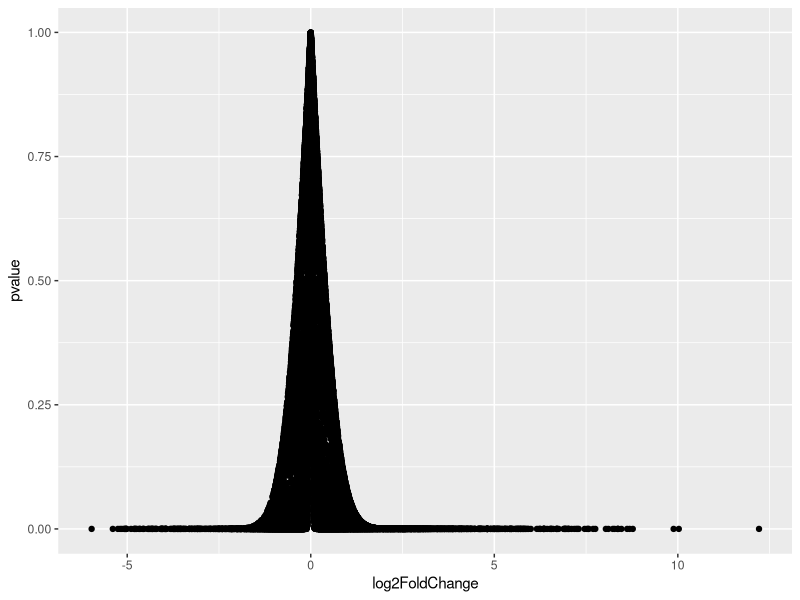

Here is the R script that generated this plot: (Note: this script raises an error after producing the figure.)
#https://biocorecrg.github.io/CRG_RIntroduction/volcano-plots.html

library("ggplot2")
library(ggrepel)

## DGE_MCI_RBL2_all_Volcano #

# The basic scatter plot: x is "log2FoldChange", y is "pvalue"
read.csv("DGE_MCI_RBL2_all.csv")
de<- read.csv("DGE_MCI_RBL2_all.csv")
ggplot(data=de, aes(x=log2FoldChange, y=pvalue)) + geom_point()
# Convert directly in the aes()
p <- ggplot(data=de, aes(x=log2FoldChange, y=-log10(pvalue))) + geom_point()
# Add more simple "theme"
p <- ggplot(data=de, aes(x=log2FoldChange, y=-log10(pvalue))) + geom_point() + theme_minimal()
# Add vertical lines for log2FoldChange thresholds, and one horizontal line for the p-value threshold 
p2 <- p + geom_vline(xintercept=c(-2.0, 2.0), col="red") +
  geom_hline(yintercept=-log10(0.05), col="red")

# The significantly differentially expressed genes are the ones found in the upper-left and upper-right corners.
# Add a column to the data frame to specify if they are UP- or DOWN- regulated (log2FoldChange respectively positive or negative)

# add a column of NAs
de$diffexpressed <- "NO"
# if log2Foldchange > 2.0 and pvalue < 0.05, set as "UP" 
de$diffexpressed[de$log2FoldChange > 2.0 & de$pvalue < 0.05] <- "UP"
# if log2Foldchange < -2.0 and pvalue < 0.05, set as "DOWN"
de$diffexpressed[de$log2FoldChange < -2.0 & de$pvalue < 0.05] <- "DOWN"

# Re-plot but this time color the points with "diffexpressed"
p <- ggplot(data=de, aes(x=log2FoldChange, y=-log10(pvalue), col=diffexpressed)) + geom_point() + theme_minimal()

# Add lines as before...
p2 <- p + geom_vline(xintercept=c(-2.0, 2.0), col="red") +
  geom_hline(yintercept=-log10(0.05), col="red")

## Change point color 

# 1. by default, it is assigned to the categories in an alphabetical order):
p3 <- p2 + scale_color_manual(values=c("blue", "black", "red"))

# 2. to automate a bit: ceate a named vector: the values are the colors to be used, the names are the categories they will be assigned to:
mycolors <- c("blue", "red", "black")
names(mycolors) <- c("DOWN", "UP", "NO")
p3 <- p2 + scale_colour_manual(values = mycolors)

# Now write down the name of genes beside the points...
# Create a new column "delabel" to de, that will contain the name of genes differentially expressed (NA in case they are not)

ggplot(data=de, aes(x=log2FoldChange, y=-log10(pvalue), col=diffexpressed, label=delabel)) + 
  geom_point() + 
  theme_minimal() +
  geom_text()
# Finally, we can organize the labels nicely using the "ggrepel" package and the geom_text_repel() function
# load library
# plot adding up all layers we have seen so far
ggplot(data=de, aes(x=log2FoldChange, y=-log10(pvalue), col=diffexpressed, label=delabel)) +
  geom_point() + 
  theme_minimal() +
  geom_text_repel() +
  scale_color_manual(values=c("blue", "black", "red")) +
  geom_vline(xintercept=c(-2.0, 2.0), col="red") +
  geom_hline(yintercept=-log10(0.05), col="red")

ggsave(filename="DGE_MCI_RBL2_all_Volcano.tiff", 
       width = 20, 
       height = 20, 
       units = "cm")


## DGE_MCI CTRL_all_Volcano ##


# The basic scatter plot: x is "log2FoldChange", y is "pvalue"
read.csv("DGE_MCI_CTRL_all.csv")
de<- read.csv("DGE_MCI_CTRL_all.csv")
ggplot(data=de, aes(x=log2FoldChange, y=pvalue)) + geom_point()
# Convert directly in the aes()
p <- ggplot(data=de, aes(x=log2FoldChange, y=-log10(pvalue))) + geom_point()
# Add more simple "theme"
p <- ggplot(data=de, aes(x=log2FoldChange, y=-log10(pvalue))) + geom_point() + theme_minimal()
# Add vertical lines for log2FoldChange thresholds, and one horizontal line for the p-value threshold 
p2 <- p + geom_vline(xintercept=c(-2.0, 2.0), col="red") +
  geom_hline(yintercept=-log10(0.05), col="red")

# The significantly differentially expressed genes are the ones found in the upper-left and upper-right corners.
# Add a column to the data frame to specify if they are UP- or DOWN- regulated (log2FoldChange respectively positive or negative)

# add a column of NAs
de$diffexpressed <- "NO"
# if log2Foldchange > 2.0 and pvalue < 0.05, set as "UP" 
de$diffexpressed[de$log2FoldChange > 2.0 & de$pvalue < 0.05] <- "UP"
# if log2Foldchange < -2.0 and pvalue < 0.05, set as "DOWN"
de$diffexpressed[de$log2FoldChange < -2.0 & de$pvalue < 0.05] <- "DOWN"

# Re-plot but this time color the points with "diffexpressed"
p <- ggplot(data=de, aes(x=log2FoldChange, y=-log10(pvalue), col=diffexpressed)) + geom_point() + theme_minimal()

# Add lines as before...
p2 <- p + geom_vline(xintercept=c(-2.0, 2.0), col="red") +
  geom_hline(yintercept=-log10(0.05), col="red")

## Change point color 

# 1. by default, it is assigned to the categories in an alphabetical order):
p3 <- p2 + scale_color_manual(values=c("blue", "black", "red"))

# 2. to automate a bit: ceate a named vector: the values are the colors to be used, the names are the categories they will be assigned to:
mycolors <- c("blue", "red", "black")
names(mycolors) <- c("DOWN", "UP", "NO")
p3 <- p2 + scale_colour_manual(values = mycolors)

# Now write down the name of genes beside the points...
# Create a new column "delabel" to de, that will contain the name of genes differentially expressed (NA in case they are not)


ggplot(data=de, aes(x=log2FoldChange, y=-log10(pvalue), col=diffexpressed, label=delabel)) + 
  geom_point() + 
  theme_minimal() +
  geom_text()
# Finally, we can organize the labels nicely using the "ggrepel" package and the geom_text_repel() function
# load library
# plot adding up all layers we have seen so far
ggplot(data=de, aes(x=log2FoldChange, y=-log10(pvalue), col=diffexpressed, label=delabel)) +
  geom_point() + 
  theme_minimal() +
  geom_text_repel() +
  scale_color_manual(values=c("blue", "black", "red")) +
  geom_vline(xintercept=c(-2.0, 2.0), col="red") +
  geom_hline(yintercept=-log10(0.05), col="red")

ggsave(filename="DGE_MCI_CTRL_all_Volcano.tiff", 
       width = 20, 
       height = 20, 
       units = "cm")

## DGE_MCI_E2F4_all_Volcano ##

# The basic scatter plot: x is "log2FoldChange", y is "pvalue"
read.csv("DGE_MCI_RBL2_all.csv")
de<- read.csv("DGE_MCI_E2F4_all.csv")
ggplot(data=de, aes(x=log2FoldChange, y=pvalue)) + geom_point()
# Convert directly in the aes()
p <- ggplot(data=de, aes(x=log2FoldChange, y=-log10(pvalue))) + geom_point()
# Add more simple "theme"
p <- ggplot(data=de, aes(x=log2FoldChange, y=-log10(pvalue))) + geom_point() + theme_minimal()
# Add vertical lines for log2FoldChange thresholds, and one horizontal line for the p-value threshold 
p2 <- p + geom_vline(xintercept=c(-2.0, 2.0), col="red") +
  geom_hline(yintercept=-log10(0.05), col="red")

# The significantly differentially expressed genes are the ones found in the upper-left and upper-right corners.
# Add a column to the data frame to specify if they are UP- or DOWN- regulated (log2FoldChange respectively positive or negative)

# add a column of NAs
de$diffexpressed <- "NO"
# if log2Foldchange > 2.0 and pvalue < 0.05, set as "UP" 
de$diffexpressed[de$log2FoldChange > 2.0 & de$pvalue < 0.05] <- "UP"
# if log2Foldchange < -2.0 and pvalue < 0.05, set as "DOWN"
de$diffexpressed[de$log2FoldChange < -2.0 & de$pvalue < 0.05] <- "DOWN"

# Re-plot but this time color the points with "diffexpressed"
p <- ggplot(data=de, aes(x=log2FoldChange, y=-log10(pvalue), col=diffexpressed)) + geom_point() + theme_minimal()

# Add lines as before...
p2 <- p + geom_vline(xintercept=c(-2.0, 2.0), col="red") +
  geom_hline(yintercept=-log10(0.05), col="red")

## Change point color 

# 1. by default, it is assigned to the categories in an alphabetical order):
p3 <- p2 + scale_color_manual(values=c("blue", "black", "red"))

# 2. to automate a bit: ceate a named vector: the values are the colors to be used, the names are the categories they will be assigned to:
mycolors <- c("blue", "red", "black")
names(mycolors) <- c("DOWN", "UP", "NO")
p3 <- p2 + scale_colour_manual(values = mycolors)

# Now write down the name of genes beside the points...
# Create a new column "delabel" to de, that will contain the name of genes differentially expressed (NA in case they are not)

ggplot(data=de, aes(x=log2FoldChange, y=-log10(pvalue), col=diffexpressed, label=delabel)) + 
  geom_point() + 
  theme_minimal() +
  geom_text()
# Finally, we can organize the labels nicely using the "ggrepel" package and the geom_text_repel() function
# load library
# plot adding up all layers we have seen so far
ggplot(data=de, aes(x=log2FoldChange, y=-log10(pvalue), col=diffexpressed, label=delabel)) +
  geom_point() + 
  theme_minimal() +
  geom_text_repel() +
  scale_color_manual(values=c("blue", "black", "red")) +
  geom_vline(xintercept=c(-2.0, 2.0), col="red") +
  geom_hline(yintercept=-log10(0.05), col="red")

ggsave(filename="DGE_MCI_E2F4_all_Volcano.tiff", 
       width = 20, 
       height = 20, 
       units = "cm")
